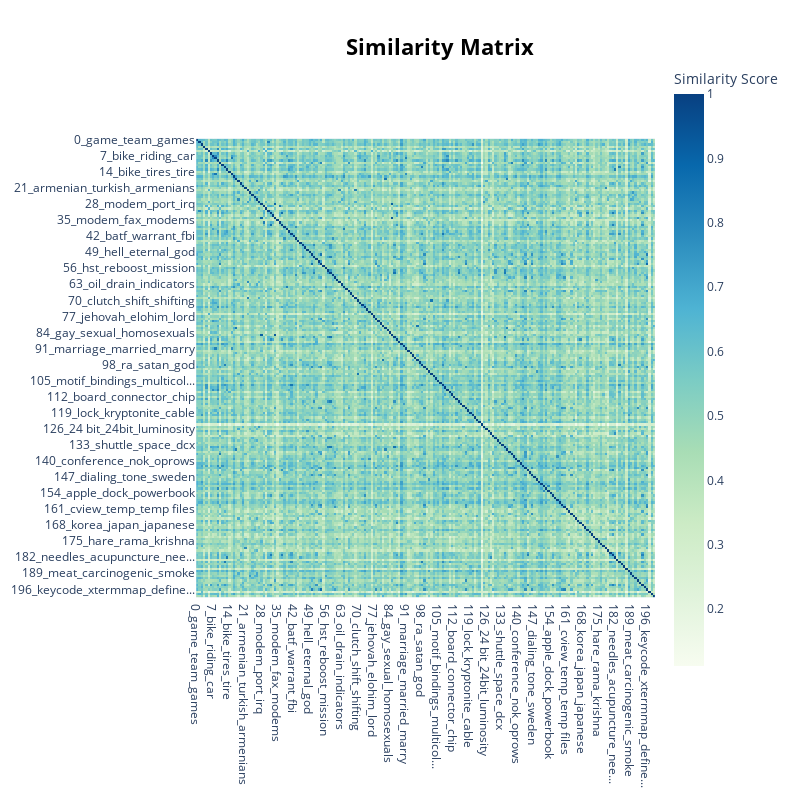

Write notebook code for a chart like this one.
### Code cell
# Evaluate topic similarity through a heat map: 
model.visualize_heatmap()

### Figure 1 — Plotly figure (JSON) as saved in the notebook; plotly's stock layout.template omitted (floating-point values rounded to 4 significant figures; data arrays with more than 128 entries replaced by an {"elided": "..."} marker saying what was removed)
{"data": [{"coloraxis": "coloraxis", "hovertemplate": "x: %{x}<br>y: %{y}<br>Similarity Score: %{z}<extra></extra>", "name": "0", "type": "heatmap", "x": {"elided": "200 str values"}, "xaxis": "x", "y": {"elided": "200 str values"}, "yaxis": "y", "z": {"elided": "200x200 float values"}}], "layout": {"coloraxis": {"colorbar": {"title": {"text": "Similarity Score"}}, "colorscale": [[0, "rgb(247,252,240)"], [0.125, "rgb(224,243,219)"], [0.25, "rgb(204,235,197)"], [0.375, "rgb(168,221,181)"], [0.5, "rgb(123,204,196)"], [0.625, "rgb(78,179,211)"], [0.75, "rgb(43,140,190)"], [0.875, "rgb(8,104,172)"], [1, "rgb(8,64,129)"]]}, "height": 800, "hoverlabel": {"bgcolor": "white", "font": {"family": "Rockwell", "size": 16}}, "legend": {"title": {"text": "Trend"}}, "margin": {"t": 60}, "showlegend": true, "title": {"font": {"color": "Black", "size": 22}, "text": "<b>Similarity Matrix", "x": 0.55, "xanchor": "center", "y": 0.95, "yanchor": "top"}, "width": 800, "xaxis": {"anchor": "y", "constrain": "domain", "domain": [0, 1], "scaleanchor": "y"}, "yaxis": {"anchor": "x", "autorange": "reversed", "constrain": "domain", "domain": [0, 1]}}}
